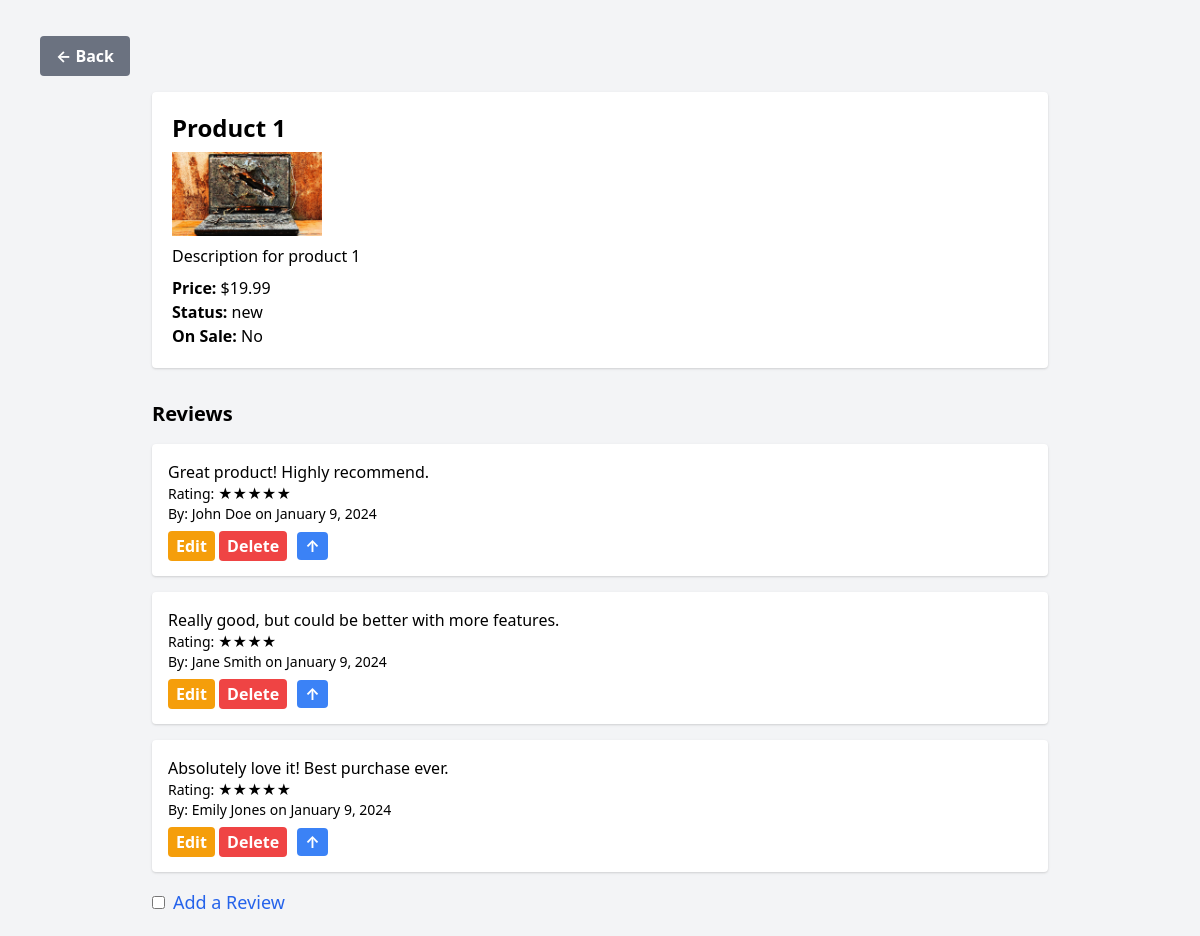
Screenshot of /src/public/product.php?id=1 with the database file from the repository.
### tables this page shows
CREATE TABLE IF NOT EXISTS products (
  id INT AUTO_INCREMENT PRIMARY KEY,
  title VARCHAR(255) NOT NULL,
  description TEXT,
  price DECIMAL(10, 2) NOT NULL,
  photo VARCHAR(255),
  status VARCHAR(50),
  on_sale BOOLEAN DEFAULT FALSE
);

CREATE TABLE reviews (
    id INT AUTO_INCREMENT PRIMARY KEY,
    product_id INT,
    rating TINYINT NOT NULL,
    first_name VARCHAR(255) NOT NULL,
    last_name VARCHAR(255) NOT NULL,
    comment TEXT,
    date TIMESTAMP DEFAULT CURRENT_TIMESTAMP,
    FOREIGN KEY (product_id) REFERENCES products(id)
);

### src/public/product.php (called while the page is built, shortened)
<?php
require dirname(__DIR__) . DIRECTORY_SEPARATOR . 'app' . DIRECTORY_SEPARATOR . 'App.php';
$productID = $_GET['id'] ?? null;
$product = getProductDetailsPDO($productID);
$reviews = getReviewsForProduct($productID);
require dirname(__DIR__) . '/views/product.php';

### src/app/App.php (called while the page is built, shortened)
<?php
function getConnectionPDO(): PDO {
    $dsn = "mysql:host=" . DB_HOST . ";dbname=" . DB_NAME;
    $options = [PDO::ATTR_DEFAULT_FETCH_MODE => PDO::FETCH_ASSOC];
    return new PDO($dsn, DB_USER, DB_PASS, $options);
}
function getProductDetailsPDO($productID): ?array {
    $pdo = getConnectionPDO();
    $stmt = $pdo->prepare("SELECT * FROM products WHERE id = :id");
    $stmt->bindValue(':id', $productID, PDO::PARAM_INT);
    $stmt->execute();
    return $stmt->fetch(PDO::FETCH_ASSOC) ?: null;
}
function getReviewsForProduct($productID): array {
    $pdo = getConnectionPDO();
    $stmt = $pdo->prepare("SELECT * FROM reviews WHERE product_id = :product_id ORDER BY date DESC");
    $stmt->bindValue(':product_id', $productID, PDO::PARAM_INT);
    $stmt->execute();
    return $stmt->fetchAll();
}

### src/views/product.php (the view, shortened to what this page needs)
<!doctype html>
<html lang="en">
<head>
    <link rel="stylesheet" href="/assets/dist/main.css" />
    <link href="https://cdn.jsdelivr.net/npm/tailwindcss@2.2.19/dist/tailwind.min.css" rel="stylesheet">
</head>
<body class="bg-gray-100 p-5">
    <div class="my-4 mx-5">
        <a href="index.php" class="inline-block bg-gray-500 hover:bg-gray-700 text-white font-bold py-2 px-4 rounded transition ease-in-out duration-150">
            ← Back
        </a>
    </div>
    <div class="max-w-4xl mx-auto bg-white p-5 rounded shadow">
        <h1 class="text-2xl font-bold"><?= htmlspecialchars($product['title']); ?></h1>
        <img src="<?=htmlspecialchars($product['photo']); ?>" alt="Product Image" class="my-2" width="150" height="200">
        <p><?= nl2br(htmlspecialchars($product['description'])); ?></p>
        <p class="mt-2"><strong>Price:</strong> $<?= htmlspecialchars($product['price']); ?></p>
        <p><strong>Status:</strong> <?= htmlspecialchars($product['status']); ?></p>
        <p><strong>On Sale:</strong> <?= $product['on_sale'] ? 'Yes' : 'No'; ?></p>
    </div>
    <div class="max-w-4xl mx-auto mt-8">
        <h2 class="text-xl font-semibold mb-4">Reviews</h2>
        <?php if (!empty($reviews)): ?>
            <?php foreach ($reviews as $review): ?>
                <div class="bg-white p-4 rounded shadow mb-4">
                    <p><?= nl2br(htmlspecialchars($review['comment'])); ?></p>
                    <p class="text-sm">Rating: <?= str_repeat('★', $review['rating']); ?></p>
                    <p class="text-sm">By: <?= htmlspecialchars($review['first_name']) . ' ' . htmlspecialchars($review['last_name']); ?> on <?= date('F j, Y', strtotime($review['date'])); ?></p>
                    <div class="mt-2">
                        <a href="edit_review.php?review_id=<?= $review['id']; ?>&product_id=<?= $product['id']; ?>" class="bg-yellow-500 hover:bg-yellow-700 text-white font-bold py-1 px-2 rounded">Edit</a>
                        <a href="delete_review.php?review_id=<?= $review['id']; ?>&product_id=<?= $product['id']; ?>" onclick="return confirm('Are you sure you want to delete this review?');" class="bg-red-500 hover:bg-red-700 text-white font-bold py-1 px-2 rounded">Delete</a>
                        <a href="#top" class="inline-block bg-blue-500 hover:bg-blue-700 text-white font-bold py-0.5 px-2 mx-1.5 rounded transition ease-in-out duration-150">↑</a>
                    </div>
                </div>
            <?php endforeach; ?>
        <?php else: ?>
            <p>No reviews yet.</p>
        <?php endif; ?>
        <div class="mt-4">
            <label for="toggleReview" class="inline-flex items-center cursor-pointer text-lg text-blue-600 hover:text-blue-800">
                <input type="checkbox" id="toggleReview" class="form-checkbox rounded text-blue-500 focus:ring-blue-500" onchange="document.getElementById('reviewForm').classList.toggle('hidden');">
                <span class="ml-2">Add a Review</span>
            </label>
        </div>
    </div>
</body>
</html>

### rows the page displays
products: title "Product 1", photo (picture), description "Description for product 1", price "19.99", status "new"
reviews: comment "Great product! Highly recommend.", rating "★★★★★", first_name "John", last_name "Doe", date "January 9, 2024"
reviews: comment "Really good, but could be better with more features.", rating "★★★★", first_name "Jane", last_name "Smith", date "January 9, 2024"
reviews: comment "Absolutely love it! Best purchase ever.", rating "★★★★★", first_name "Emily", last_name "Jones", date "January 9, 2024"
